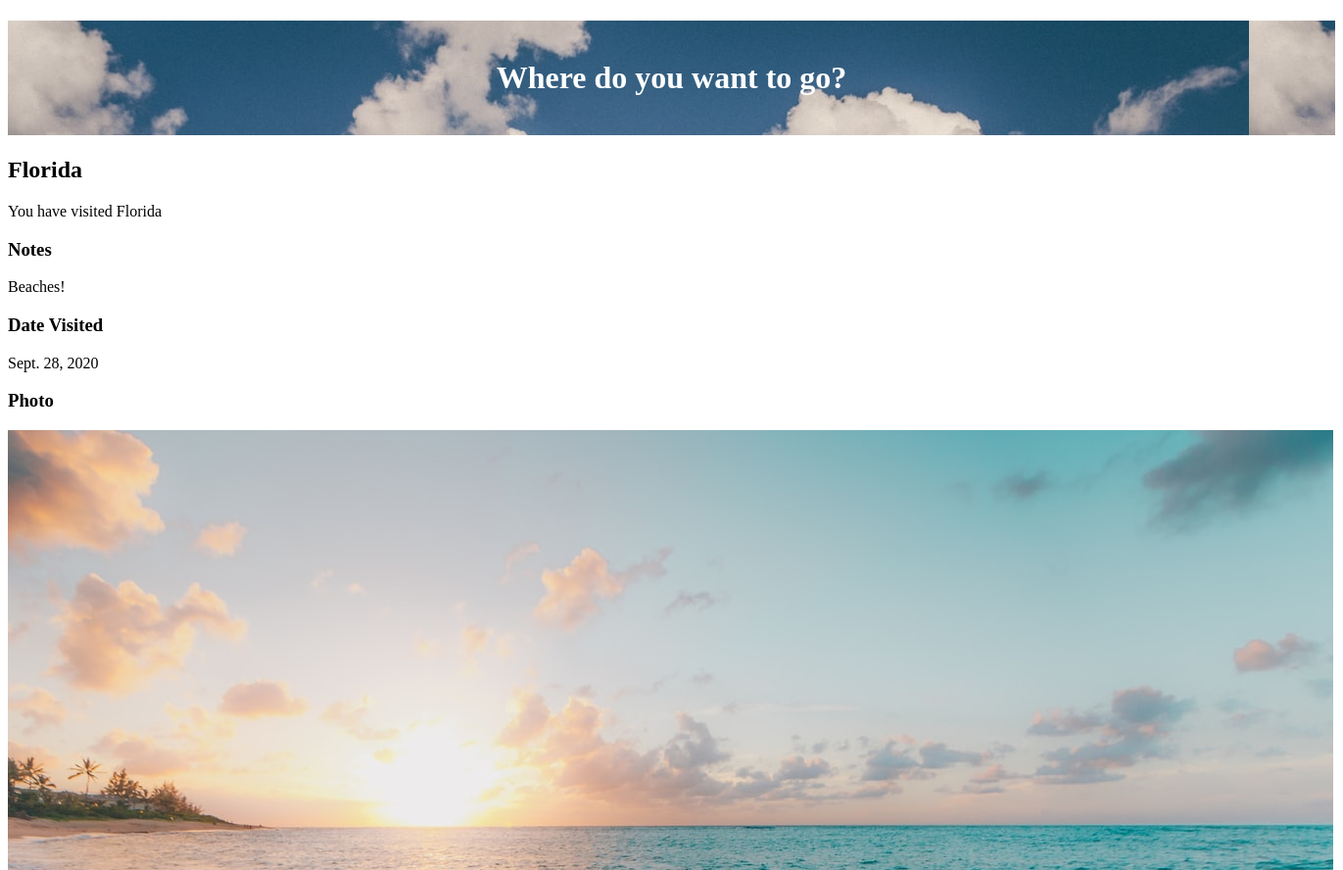
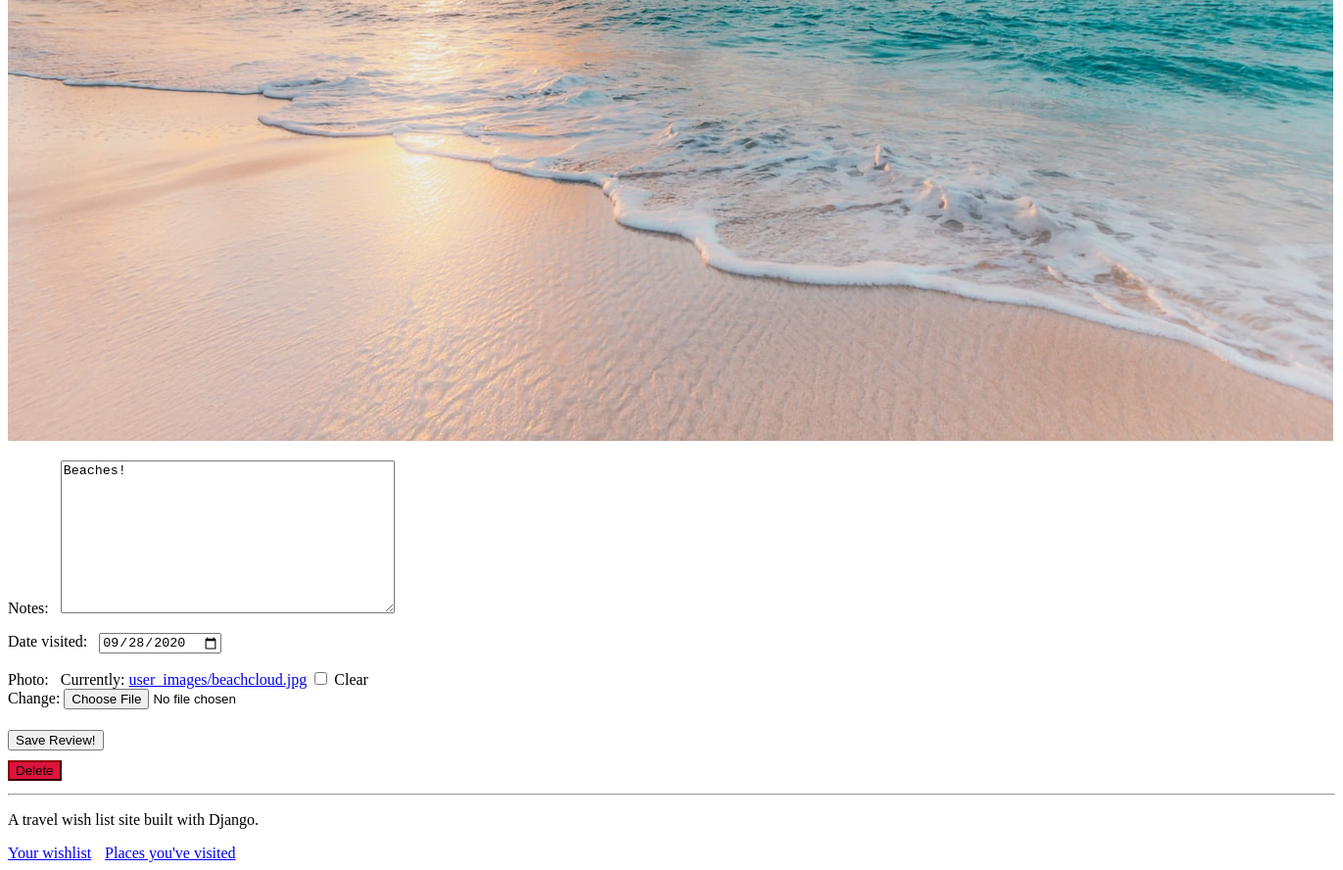
/place/17 (signed in), run on the app's committed database (2 pictures, top to bottom).
### travel_wishlist/models.py (models this page shows, shortened)
class Place(models.Model):
    user = models.ForeignKey('auth.User', null=False, on_delete=models.CASCADE)
    name = models.CharField(max_length=200)
    visited = models.BooleanField(default=False)
    notes = models.TextField(blank=True, null=True)
    date_visited = models.DateField(blank=True, null=True)
    photo = models.ImageField(upload_to='user_images/', blank=True, null=True)

### travel_wishlist/views.py (the view)
# urls.py: path('place/<int:place_pk>', views.place_details, name='place_details'),
@login_required
def place_details(request, place_pk):
    place = get_object_or_404(Place, pk=place_pk)
    if place.user != request.user:
        return HttpResponseForbidden()
    if request.method == 'POST':
        form = TripReviewForm(request.POST, request.FILES, instance=place)
        if form.is_valid():
            form.save()
            messages.info(request, 'Trip information updated!')
        else:
            messages.error(request, form.errors) # temporary, refine later
        return redirect('place_details', place_pk=place_pk) # redirect as a GET request
    else:
        if place.visited:
            review_form = TripReviewForm(instance=place)  # Pre-populate with data from this Place instance
            return render(request, 'travel_wishlist/place_detail.html', {'place': place, 'review_form': review_form} )
        else:
            return render(request, 'travel_wishlist/place_detail.html', {'place': place} )

### travel_wishlist/forms.py
class TripReviewForm(forms.ModelForm):
    class Meta: # describing info about the object
        model = Place
        fields = ('notes', 'date_visited', 'photo')
        widgets = {
            'date_visited': DateInput() # date customization for user friendly
        }

### travel_wishlist/templates/travel_wishlist/place_detail.html (shortened to what this page needs)
{% extends 'travel_wishlist/base.html' %}
{% load static %}
{% block content %}
<h2>{{ place.name }}</h2>
{% if place.visited %}
    <P>You have visited {{ place.name }}</p>
    <h3>Notes</h3>
    <P>{{ place.notes|default:"No Notes" }}</p>
    <h3>Date Visited</h3>
    <P>{{ place.date_visited|default:"Date visited not set" }}</p>
    <h3>Photo</h3>
    {% if place.photo %}
        <img src="{{ place.photo.url }}">
    {% else %}
        <P>No photo uploaded</p>
    {% endif %}
    <form action="{% url 'place_details' place.pk %}" method="POST" enctype="multipart/form-data">
        {{ review_form.as_p }}
        <button type="submit">Save Review!</button>
    </form>
{% else %}
    <p>You have not visited {{ place.name }}</p>
    <form action="{% url 'place_was_visited' place.pk %}" method="POST">
        {% csrf_token %}
        <button type="submit" class="visited">Visited!</button>
    </form>
{% endif %}
<form action="{% url 'delete_place' place.pk %}" method="POST">
    <button type=submit class="delete">Delete</button>
</form>
{% endblock %}

### travel_wishlist/static/css/style.css (style rules this page uses)
label { display: inline-block; padding-right: 8px; }
button { margin: 5px 0px 5px 0; }
.delete { background-color: crimson; border-color: darkred; }

### data on the page
Place: name "Florida", notes "Beaches!", date_visited "Sept. 28, 2020", photo (picture), date_visited "09/28/2020"
